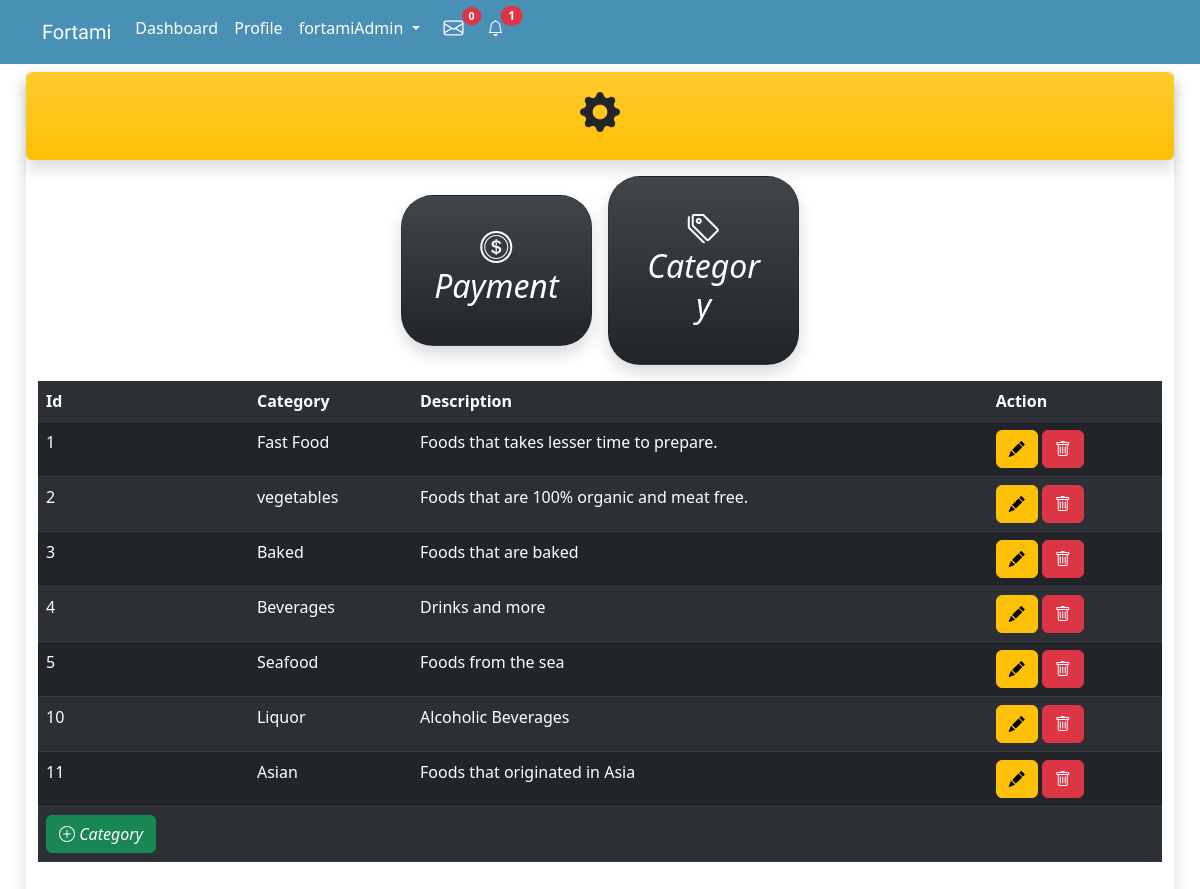
Page /settings-other.php?btn=category (signed in) on the committed database.
### tables this page shows
CREATE TABLE `category` (
  `category_id` int(20) NOT NULL,
  `category_name` varchar(50) NOT NULL,
  `category_description` varchar(50) NOT NULL
);

### backend.php (called while the page is built, shortened)
<?php
    class Database{
      public $host = 'localhost';
      public $user = 'root';
      public $pass = '';
      public $db = 'fortami';
      public $conn;
      function __construct(){
        $this->conn = new mysqli($this->host,$this->user,$this->pass,$this->db);
      }
      function getConnection(){
        return $this->conn;
      }
    }
    class Backend extends Address{
      public $con;
      function __construct(){
        $database = new Database;
        $this->con = $database->getConnection();
      }
      function listCategory(){
        $query ="SELECT * FROM category";
        $result = $this->con->query($query);
          if ($result) {
            return $result;
          }
      }
    }
?>

### settings-other.php (the view, shortened to what this page needs)
<?php
    include 'backend.php';
    include 'admin-header.php';
    $backend = new Backend;
    $backend->checksession();
    $method = $backend->listMethod();
    $category = $backend->listCategory();
?>
<!DOCTYPE html>
<html lang="en">
<head>
</head>
<body>
    <div class="container p-2">
        <div class="row column-gap-3 row-gap-3 d-flex align-items-center justify-content-center rounded shadow pb-3">
            <div class="col-12 text-center bg-warning bg-gradient rounded shadow p-3">
                <h1><i class="bi bi-gear-fill"></i></h1>
            </div>
            <div class="col-md-2 card p-3 bg-dark bg-gradient text-light rounded-5 shadow text-center">
                <a href="settings-other.php?btn=payment" style="text-decoration:none;color:white">
                    <div class="card-body">
                        <h2 class="card-title"><i class="bi bi-coin"> Payment</i></h2>
                    </div>
                </a>
            </div>
            <div class="col-md-2 card p-3 bg-dark bg-gradient text-light rounded-5 shadow text-center">
                <a href="settings-other.php?btn=category" style="text-decoration:none;color:white">
                    <div class="card-body">
                        <h2 class="card-title"><i class="bi bi-tags"> Category</i></h2>
                    </div>
                </a>
            </div>
            <?php
                if (isset($_GET['btn'])) {
                    if ($_GET['btn'] == 'payment') {
            ?>
                <div class="col-12 ">
                    <table class="table table-dark table-striped ">
                            <tr>
                                <th>Id</th>
                                <th>Method</th>
                                <th>Action</th>
                            </tr>
                            <?php
                                if (!is_null($method)) {
                                foreach($method as $row) {
                            ?>
                            <tr>
                                <td><?=$row['paymethod_id']?></td>
                                <td><?=$row['paymethod_type']?></td>
                                <td>
                                        <a href='settings-payment.php?btn=edit&id=<?=$row['paymethod_id']?>&name=<?=$row['paymethod_type']?>' class="btn btn-warning"><i class="bi bi-pencil-fill"></i></a>
                                        <a href='settings-payment.php?btn=del&id=<?=$row['paymethod_id']?>' class="btn btn-danger"><i class="bi bi-trash"></i></a>
                                </td>
                            </tr>
                            <?php
                                    }
                                }
                            ?>
                            <tr>
                                <td><a href="settings-payment.php?btn=add" class="btn btn-success"><i class="bi bi-plus-circle"> Method</i></a></td>
                                <td></td>
                                <td></td>
                            </tr>
                    </table>
                </div>
            <?php
                    }
                    elseif($_GET['btn'] == 'category'){
            ?>
            <div class="col-12 ">
                    <table class="table table-dark table-striped ">
                            <tr>
                                <th>Id</th>
                                <th>Category</th>
                                <th>Description</th>
                                <th>Action</th>
                            </tr>
                            <?php
                                if (!is_null($category)) {
                                foreach($category as $row) {
                            ?>
                            <tr>
                                <td><?=$row['category_id']?></td>
                                <td><?=$row['category_name']?></td>
                                <td><?=$row['category_description']?></td>
                                <td>
                                        <a href='settings-category.php?btn=edit&id=<?=$row['category_id']?>&name=<?=$row['category_name']?>&desc=<?=$row['category_description']?>' class="btn btn-warning"><i class="bi bi-pencil-fill"></i></a>
                                        <a href='settings-category.php?btn=del&id=<?=$row['category_id']?>' class="btn btn-danger"><i class="bi bi-trash"></i></href='settings-category.php'>
                                </td>
                            </tr>
                            <?php
                                    }
                                }
                            ?>
                            <tr>
                                <td><a href="settings-category.php?btn=add" class="btn btn-success"><i class="bi bi-plus-circle"> Category</i></a></td>
                                <td></td>
                                <td></td>
                                <td></td>
                            </tr>
                    </table>
                </div>
            <?php
                    }
                }
            ?>
        </div>
    </div>
</body>
</html>

### rows in the picture
category: category_id "1", category_name "Fast Food", category_description "Foods that takes lesser time to prepare."
category: category_id "2", category_name "vegetables", category_description "Foods that are 100% organic and meat free."
category: category_id "3", category_name "Baked", category_description "Foods that are baked"
category: category_id "4", category_name "Beverages", category_description "Drinks and more"
category: category_id "5", category_name "Seafood", category_description "Foods from the sea"
category: category_id "10", category_name "Liquor", category_description "Alcoholic Beverages"
category: category_id "11", category_name "Asian", category_description "Foods that originated in Asia"

### other values in the picture
$_SESSION['user'] "fortamiAdmin"
$msg['msg'] "0"
$notifs['count'] "1"
